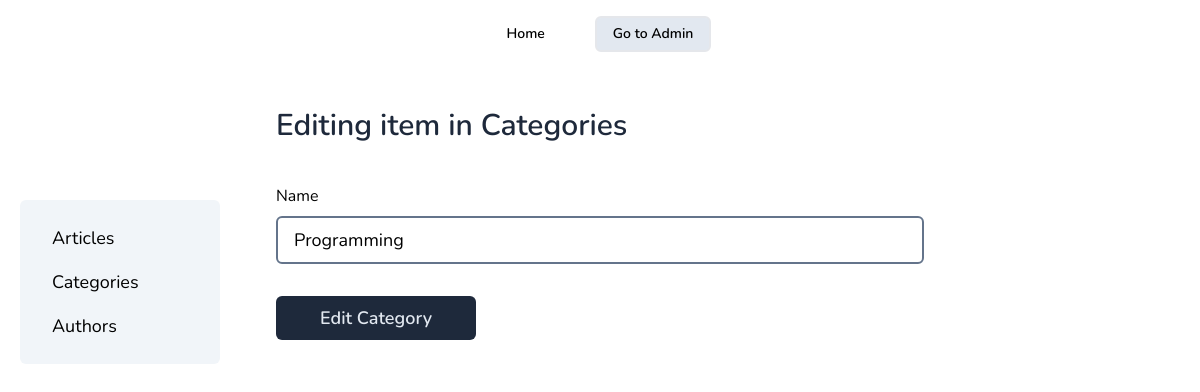
The app's page /admin/categories/add.php?id=3, older data.
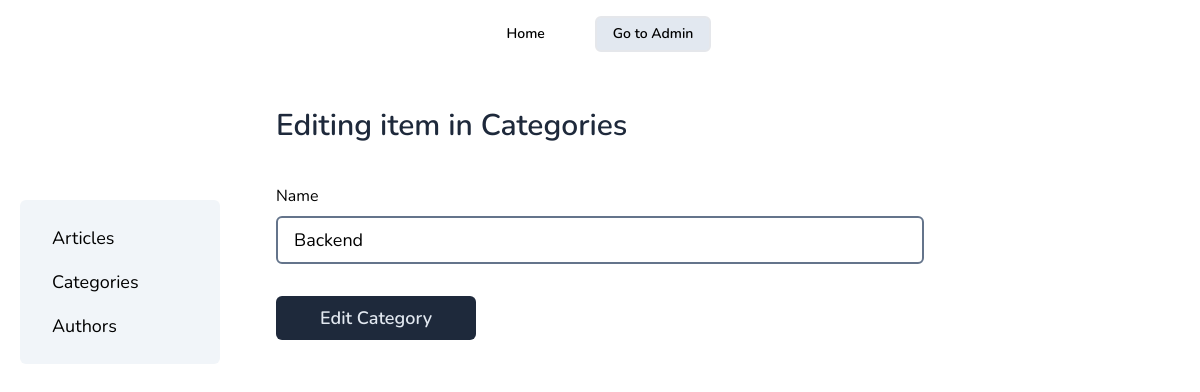
The same page, newer data.
### tables this page shows
CREATE TABLE categories (
  id INT NOT NULL AUTO_INCREMENT,
  name VARCHAR(255) NOT NULL,
  PRIMARY KEY (id),
  UNIQUE (name)
);

### public/admin/categories/add.php (called while the page is built, shortened)
<?php
try {
  include __DIR__ . '/../../../classes/Category.php';
  $category = new Category();
  $editing = isset($_GET['id']);
  $categoryName = $editing ? $category->getCategory($_GET['id'])['name'] : '';
  include __DIR__ . '/../../../views/admin/categories/add.php';
} catch (PDOException $e) {
  $title = 'An error has occurred';
  $output = 'Database error: ' . $e->getMessage() . ' in ' .
    $e->getFile() . ':' . $e->getLine();
}
include __DIR__ . '/../../../views/layout.php';

### classes/Category.php (called while the page is built, shortened)
<?php
require_once __DIR__ . '/Database.php';
class Category
{
  private $pdo;
  public function __construct()
  {
    $db = new Database();
    $this->pdo = $db->connect();
  }
  public function getCategory($id)
  {
    $stmt = $this->pdo->prepare('SELECT * FROM categories WHERE id = :id');
    $stmt->execute([':id' => $id]);
    return $stmt->fetch();
  }
}

### classes/Database.php (called while the page is built)
<?php
class Database
{
  public function connect()
  {
    return new PDO(
      'mysql:host=localhost; dbname=blog; charset=utf8mb4',
      'root',
      ''
    );
  }
}

### views/admin/categories/add.php (the view)
<form class='px-5' method="post">
  <label for='name' class='mb-2 mt-10 block'>
    Name
  </label>
  <input required type='text' id='name' name='name' value="<?= $categoryName ?>"
    class='block w-[min(100%,60ch)] rounded-md border-2 border-slate-500 px-4 py-2 text-lg' />
  <button type='submit' name="<?= $editing ? 'edit' : 'add' ?>"
    class='mt-8 block w-[200px] rounded-md bg-slate-800 px-4 py-2 text-lg font-semibold text-slate-200 transition hover:bg-slate-600'>
    <?= $editing ? 'Edit' : 'Add' ?> Category
  </button>
</form>

Row changes from the older to the newer data that the page shows:
changed categories: name "Programming" → "Backend"
